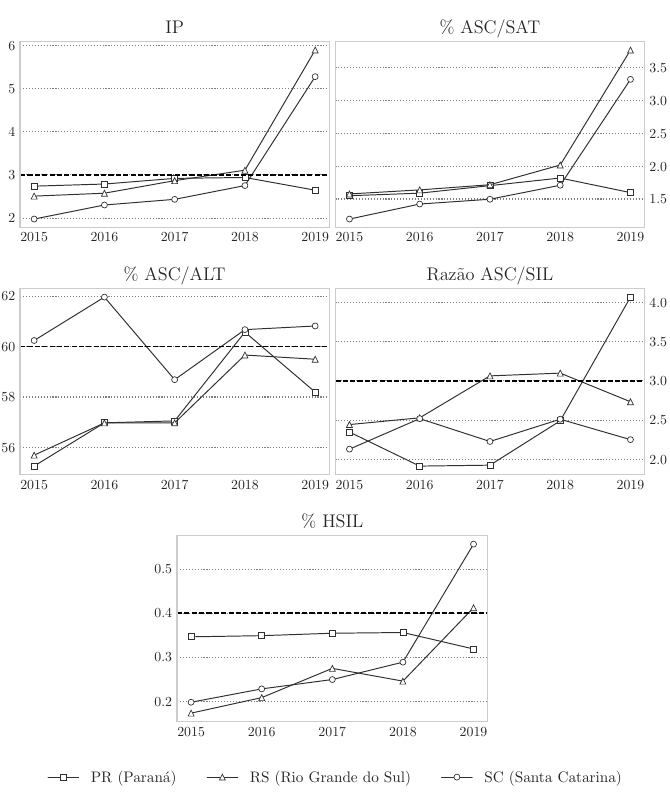

The Python source for this figure:
import pandas as pd
from matplotlib import pyplot as plt
import analysis

plt.style.use('seaborn-whitegrid')
params = {'text.usetex' : True,
          'font.size' : 11,
          'font.family' : 'Times New Roman',
          'xtick.labelsize': 10,
          'ytick.labelsize': 10
          }
plt.rcParams.update(params)

#import warnings
#swarnings.filterwarnings("ignore")

dados = analysis.leituraDados(['pr', 'sc', 'rs'], [2015, 2016, 2017, 2018, 2019])
dados = analysis.filtraDados(dados, 1500)
medida = 'mean'

indicadores = ['ind_pos', 'per_asc_sat', 'per_asc_alt', 'raz_asc_sil', 'per_hsil']
titulos = ['IP', '\% ASC/SAT', '\% ASC/ALT', 'Razão ASC/SIL', '\% HSIL']
baselines = [[3], [5], [60], [3], [0.4], [5]]
#marcadores = ['v', '^', 'o']
marcadores = ['s', '^', 'o']
legendas = {
    'sc': 'SC (Santa Catarina)',
    'pr': 'PR (Paraná)',
    'rs': 'RS (Rio Grande do Sul)',
}

fig = plt.figure()
for i in range(len(indicadores)):
    if i == 4:
        ax = plt.subplot2grid((3, 4), (2, 1), colspan = 2)
    else:
        ax = fig.add_subplot(3, 2, i + 1)
    ax.set_title(titulos[i])
    d = dados.groupby(['ano', 'estado'], as_index = False).agg({indicadores[i]: medida})
    estados = d['estado'].unique()
    anos = d['ano'].unique()
    c = 0
    for estado in estados:
        col = '#303030'
        ax.plot(d[d['estado'] == estado]['ano'], d[d['estado'] == estado][indicadores[i]], label = legendas[estado] , marker = marcadores[c], linestyle = '-', markersize = 4.3, color = col, markeredgecolor = col, markerfacecolor = 'white', linewidth = .7, markeredgewidth = .5)
        c += 1
    for value in baselines[i]:
        lim = ax.get_ylim()
        if value > lim[0] and value < lim[1]:
            ax.axhline(y = value, linewidth = 1, color = 'black', linestyle = '--')
    ax.set_xticks(anos)
    #ax.legend()
    ax.grid(False)
    ax.yaxis.grid(linestyle = ':', color = 'grey')
    if i in [1, 3]:
        ax.yaxis.tick_right()

fig.set_size_inches(6.7, 8)
fig.subplots_adjust(left = 0.03)
fig.subplots_adjust(right = 0.962)
fig.subplots_adjust(top = 0.948)
fig.subplots_adjust(bottom = 0.098)
fig.subplots_adjust(hspace = 0.329)
fig.subplots_adjust(wspace = 0.02)

handles, labels = ax.get_legend_handles_labels()
fig.legend(handles, labels, loc = 'lower center', ncol = 3)
#plt.show()
#plt.savefig('plot-evolution-indices.pdf', format = 'pdf', dpi = 1000)
#plt.savefig('plot-evolution-indices.png', format = 'png', dpi = 1000)
plt.savefig('plot-evolution-indices-final.eps', format = 'eps', dpi = 1200)
plt.savefig('plot-evolution-indices-final.pdf', format = 'pdf', dpi = 1200)